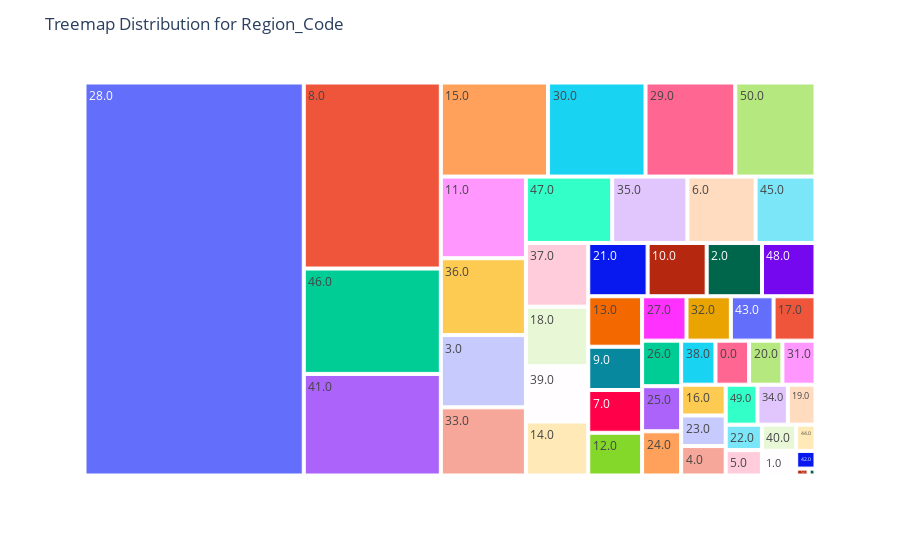

Source (notebook cell):
### Markdown cell above
### Feature 5: `Region_Code`

### Code cell
# Displaying general visualizations around the Region_Code feature
if run_visualizations:
    display_categorical_visualizations(cat_feat = df['Region_Code'])

### Figure 1 — Plotly figure (JSON) as saved in the notebook; plotly's stock layout.template omitted (floating-point values rounded to 4 significant figures)
{"data": [{"branchvalues": "total", "domain": {"x": [0, 1], "y": [0, 1]}, "hovertemplate": "labels=%{label}<br>count=%{value}<br>parent=%{parent}<br>id=%{id}<extra></extra>", "ids": ["0.0", "1.0", "2.0", "3.0", "4.0", "5.0", "6.0", "7.0", "8.0", "9.0", "10.0", "11.0", "12.0", "13.0", "14.0", "15.0", "16.0", "17.0", "18.0", "19.0", "20.0", "21.0", "22.0", "23.0", "24.0", "25.0", "26.0", "27.0", "28.0", "29.0", "30.0", "31.0", "32.0", "33.0", "34.0", "35.0", "36.0", "37.0", "38.0", "39.0", "39.2", "40.0", "41.0", "42.0", "43.0", "44.0", "45.0", "46.0", "47.0", "48.0", "49.0", "50.0", "51.0", "52.0"], "labels": ["0.0", "1.0", "2.0", "3.0", "4.0", "5.0", "6.0", "7.0", "8.0", "9.0", "10.0", "11.0", "12.0", "13.0", "14.0", "15.0", "16.0", "17.0", "18.0", "19.0", "20.0", "21.0", "22.0", "23.0", "24.0", "25.0", "26.0", "27.0", "28.0", "29.0", "30.0", "31.0", "32.0", "33.0", "34.0", "35.0", "36.0", "37.0", "38.0", "39.0", "39.2", "40.0", "41.0", "42.0", "43.0", "44.0", "45.0", "46.0", "47.0", "48.0", "49.0", "50.0", "51.0", "52.0"], "name": "", "parents": ["", "", "", "", "", "", "", "", "", "", "", "", "", "", "", "", "", "", "", "", "", "", "", "", "", "", "", "", "", "", "", "", "", "", "", "", "", "", "", "", "", "", "", "", "", "", "", "", "", "", "", "", "", ""], "type": "treemap", "values": [59274, 33966, 118097, 246303, 52504, 36832, 181122, 92240, 1021036, 93371, 126081, 278261, 92142, 108838, 134585, 403977, 54905, 74533, 148548, 44197, 58765, 126793, 36932, 54518, 69136, 70556, 71228, 78878, 3451062, 338146, 367307, 58442, 78797, 232387, 48685, 200035, 261946, 158976, 60587, 138068, 1, 35888, 557581, 13693, 75868, 20305, 159292, 578208, 229190, 114230, 50822, 302334, 1880, 3450]}], "layout": {"legend": {"tracegroupgap": 0}, "margin": {"t": 60}, "title": {"text": "Treemap Distribution for Region_Code"}}}
